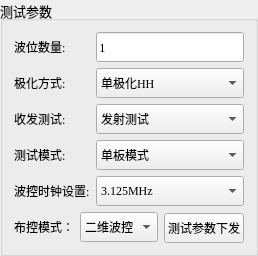
      <widget class="QGroupBox" name="testParamGroup">
       <property name="maximumSize">
        <size>
         <width>250</width>
         <height>240</height>
        </size>
       </property>
       <property name="font">
        <font>
         <family>Times New Roman</family>
         <pointsize>10</pointsize>
        </font>
       </property>
       <property name="focusPolicy">
        <enum>Qt::WheelFocus</enum>
       </property>
       <property name="title">
        <string>测试参数</string>
       </property>
       <layout class="QVBoxLayout" name="verticalLayout_2">
        <item>
         <layout class="QGridLayout" name="gridLayout">
          <item row="0" column="0">
           <widget class="QLabel" name="wavePosLabel">
            <property name="minimumSize">
             <size>
              <width>0</width>
              <height>30</height>
             </size>
            </property>
            <property name="font">
             <font>
              <family>Times New Roman</family>
              <pointsize>9</pointsize>
             </font>
            </property>
            <property name="focusPolicy">
             <enum>Qt::WheelFocus</enum>
            </property>
            <property name="text">
             <string>波位数量:</string>
            </property>
           </widget>
          </item>
          <item row="1" column="0">
           <widget class="QLabel" name="polarizationLabel">
            <property name="minimumSize">
             <size>
              <width>0</width>
              <height>30</height>
             </size>
            </property>
            <property name="font">
             <font>
              <family>Times New Roman</family>
              <pointsize>9</pointsize>
             </font>
            </property>
            <property name="focusPolicy">
             <enum>Qt::WheelFocus</enum>
            </property>
            <property name="text">
             <string>极化方式:</string>
            </property>
           </widget>
          </item>
          <item row="1" column="1">
           <widget class="QComboBox" name="polarizationComboBox">
            <property name="minimumSize">
             <size>
              <width>0</width>
              <height>30</height>
             </size>
            </property>
            <property name="maximumSize">
             <size>
              <width>16777215</width>
              <height>30</height>
             </size>
            </property>
            <property name="font">
             <font>
              <family>Times New Roman</family>
              <pointsize>9</pointsize>
             </font>
            </property>
            <property name="focusPolicy">
             <enum>Qt::WheelFocus</enum>
            </property>
            <item>
             <property name="text">
              <string>单极化HH</string>
             </property>
            </item>
            <item>
             <property name="text">
              <string>单极化HV</string>
             </property>
            </item>
            <item>
             <property name="text">
              <string>单极化VH</string>
             </property>
            </item>
            <item>
             <property name="text">
              <string>单极化VV</string>
             </property>
            </item>
            <item>
             <property name="text">
              <string>双极化H</string>
             </property>
            </item>
            <item>
             <property name="text">
              <string>双极化V</string>
             </property>
            </item>
            <item>
             <property name="text">
              <string>四极化</string>
             </property>
            </item>
            <item>
             <property name="text">
              <string>简缩极化</string>
             </property>
            </item>
            <item>
             <property name="text">
              <string>连续接收</string>
             </property>
            </item>
           </widget>
          </item>
          <item row="2" column="0">
           <widget class="QLabel" name="testModeLabel">
            <property name="minimumSize">
             <size>
              <width>0</width>
              <height>30</height>
             </size>
            </property>
            <property name="font">
             <font>
              <family>Times New Roman</family>
              <pointsize>9</pointsize>
             </font>
            </property>
            <property name="focusPolicy">
             <enum>Qt::WheelFocus</enum>
            </property>
            <property name="text">
             <string>收发测试:</string>
            </property>
           </widget>
          </item>
          <item row="2" column="1">
           <widget class="QComboBox" name="testModeComboBox">
            <property name="minimumSize">
             <size>
              <width>0</width>
              <height>30</height>
             </size>
            </property>
            <property name="maximumSize">
             <size>
              <width>16777215</width>
              <height>30</height>
             </size>
            </property>
            <property name="font">
             <font>
              <family>Times New Roman</family>
              <pointsize>9</pointsize>
             </font>
            </property>
            <property name="focusPolicy">
             <enum>Qt::WheelFocus</enum>
            </property>
            <item>
             <property name="text">
              <string>发射测试</string>
             </property>
            </item>
            <item>
             <property name="text">
              <string>接收测试</string>
             </property>
            </item>
           </widget>
          </item>
          <item row="3" column="0">
           <widget class="QLabel" name="testModeLabel_2">
            <property name="minimumSize">
             <size>
              <width>0</width>
              <height>30</height>
             </size>
            </property>
            <property name="font">
             <font>
              <family>Times New Roman</family>
              <pointsize>9</pointsize>
             </font>
            </property>
            <property name="focusPolicy">
             <enum>Qt::WheelFocus</enum>
            </property>
            <property name="text">
             <string>测试模式:</string>
            </property>
           </widget>
          </item>
          <item row="3" column="1">
           <widget class="QComboBox" name="testModeComboBox_2">
            <property name="minimumSize">
             <size>
              <width>0</width>
              <height>30</height>
             </size>
            </property>
            <property name="maximumSize">
             <size>
              <width>16777215</width>
              <height>30</height>
             </size>
            </property>
            <property name="font">
             <font>
              <family>Times New Roman</family>
              <pointsize>9</pointsize>
             </font>
            </property>
            <property name="focusPolicy">
             <enum>Qt::WheelFocus</enum>
            </property>
            <item>
             <property name="text">
              <string>单板模式</string>
             </property>
            </item>
            <item>
             <property name="text">
              <string>暗室多波位PRX模式</string>
             </property>
            </item>
            <item>
             <property name="text">
              <string>暗室单波位PRX模式</string>
             </property>
            </item>
            <item>
             <property name="text">
              <string>暗室多波位PTX模式</string>
             </property>
            </item>
            <item>
             <property name="text">
              <string>暗室单波位PTX模式</string>
             </property>
            </item>
            <item>
             <property name="text">
              <string>轻小型DTR定标模式</string>
             </property>
            </item>
            <item>
             <property name="text">
              <string>轻小型普通模式</string>
             </property>
            </item>
           </widget>
          </item>
          <item row="4" column="0">
           <widget class="QLabel" name="clockSettingLabel">
            <property name="minimumSize">
             <size>
              <width>0</width>
              <height>30</height>
             </size>
            </property>
            <property name="maximumSize">
             <size>
              <width>80</width>
              <height>16777215</height>
             </size>
            </property>
            <property name="font">
             <font>
              <family>Times New Roman</family>
              <pointsize>9</pointsize>
             </font>
            </property>
            <property name="focusPolicy">
             <enum>Qt::WheelFocus</enum>
            </property>
            <property name="text">
             <string>波控时钟设置:</string>
            </property>
           </widget>
          </item>
          <item row="4" column="1">
           <widget class="QComboBox" name="clockSettingComboBox">
            <property name="minimumSize">
             <size>
              <width>0</width>
              <height>30</height>
             </size>
            </property>
            <property name="maximumSize">
             <size>
              <width>16777215</width>
              <height>30</height>
             </size>
            </property>
            <property name="font">
             <font>
              <family>Times New Roman</family>
              <pointsize>9</pointsize>
             </font>
            </property>
            <property name="focusPolicy">
             <enum>Qt::WheelFocus</enum>
            </property>
            <item>
             <property name="text">
              <string>3.125MHz</string>
             </property>
            </item>
            <item>
             <property name="text">
              <string>5MHz</string>
             </property>
            </item>
            <item>
             <property name="text">
              <string>6.25MHz</string>
             </property>
            </item>
            <item>
             <property name="text">
              <string>10MHz</string>
             </property>
            </item>
           </widget>
          </item>
          <item row="0" column="1">
           <widget class="QLineEdit" name="wavePoslineEdit">
            <property name="minimumSize">
             <size>
              <width>0</width>
              <height>30</height>
             </size>
            </property>
            <property name="text">
             <string>1</string>
            </property>
           </widget>
          </item>
         </layout>
        </item>
        <item>
         <layout class="QHBoxLayout" name="horizontalLayout_8">
          <item>
           <widget class="QLabel" name="bukongSettingLabel">
            <property name="minimumSize">
             <size>
              <width>0</width>
              <height>30</height>
             </size>
            </property>
            <property name="maximumSize">
             <size>
              <width>80</width>
              <height>16777215</height>
             </size>
            </property>
            <property name="font">
             <font>
              <family>Times New Roman</family>
              <pointsize>9</pointsize>
             </font>
            </property>
            <property name="focusPolicy">
             <enum>Qt::WheelFocus</enum>
            </property>
            <property name="text">
             <string>布控模式：</string>
            </property>
           </widget>
          </item>
          <item>
           <widget class="QComboBox" name="bukongSettingComboBox">
            <property name="minimumSize">
             <size>
              <width>0</width>
              <height>30</height>
             </size>
            </property>
            <property name="maximumSize">
             <size>
              <width>16777215</width>
              <height>30</height>
             </size>
            </property>
            <property name="font">
             <font>
              <family>Times New Roman</family>
              <pointsize>9</pointsize>
             </font>
            </property>
            <property name="focusPolicy">
             <enum>Qt::WheelFocus</enum>
            </property>
            <item>
             <property name="text">
              <string>二维波控</string>
             </property>
            </item>
            <item>
             <property name="text">
              <string>全计算</string>
             </property>
            </item>
           </widget>
          </item>
          <item>
           <widget class="QPushButton" name="testParamDownloadButton">
            <property name="minimumSize">
             <size>
              <width>0</width>
              <height>30</height>
             </size>
            </property>
            <property name="maximumSize">
             <size>
              <width>16777215</width>
              <height>28</height>
             </size>
            </property>
            <property name="font">
             <font>
              <family>Times New Roman</family>
              <pointsize>9</pointsize>
             </font>
            </property>
            <property name="focusPolicy">
             <enum>Qt::WheelFocus</enum>
            </property>
            <property name="text">
             <string>测试参数下发</string>
            </property>
           </widget>
          </item>
         </layout>
        </item>
       </layout>
      </widget>
